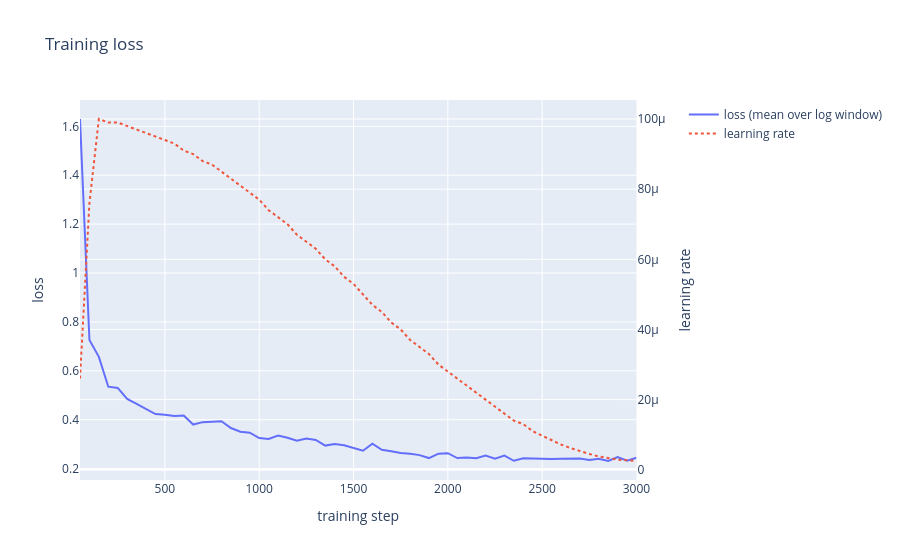

Notebook code cell kept with this figure:
### Markdown cell above
## 3. Training loss

### Code cell
losses = parse_training_log(RUN.parent / "train.log", LOG_FREQ)
if losses.empty:
    print("no training log found")
else:
    training_loss_figure(losses).show()
    print(f"{len(losses)} logged points, last loss {losses['loss'].iloc[-1]:.3f}")
